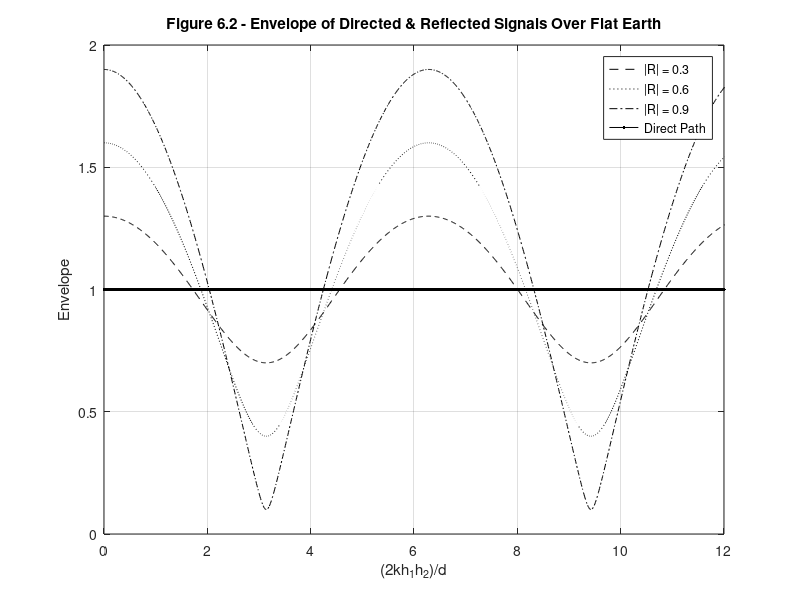

MATLAB code for this plot:
%%%%%%%%%%%%%%%%%%%%%%%%%%%%%%%%%%%%%%%%%%%%%%%%%%%%%%%%%%%%%
%%                                                         %%
%% ******************************************************  %%
%% * Smart Antennas for Wireless Applications w/ Matlab *  %%
%% ******************************************************  %%
%%                                                         %%
%% Chapter 6: Fig 6.2                                      %%
%%                                                         %%
%% Author: Frank Gross                                     %%
%% McGraw-Hill, 2005                                       %%
%% Date:  9/19/2004                                        %%
%%                                                         %%
%% This code creates Fig 6.2, a plot of envelope for       %%
%%     directed and reflected signals over flat earth.     %%
%%%%%%%%%%%%%%%%%%%%%%%%%%%%%%%%%%%%%%%%%%%%%%%%%%%%%%%%%%%%%      

%%------------------- Define Variables:--------------------%%
% x - 2*k*h1*h2/d                                           %
% R - Reflection Coefficient                                %
% X, Y - envelope rectangular components                    %
% env - envelope                                            %
%%---------------------------------------------------------%%

%%------------------ Given Values ------------------%%

x = 0:.01:4*pi;

R1 = 0.3;  R2 = 0.6;  R3 = 0.9;

%%-------- Determine Envelope Components & Envelope -------%

X1 = 1 + R1*cos(x);
Y1 = R1*sin(x);
env1 = sqrt(X1.^2 + Y1.^2);


X2 = 1 + R2*cos(x);
Y2 = R2*sin(x);
env2 = sqrt(X2.^2 + Y2.^2);


X3 = 1 + R3*cos(x);
Y3 = R3*sin(x);
env3 = sqrt(X3.^2 + Y3.^2);

%%------- For Iterative Solution use following code ------%%

% for j = 1:3
%    R = 0.3 + (j - 1)*0.3
%    X = 1 + R*cos(x);
%    Y = R*sin(x);
%    env = sqrt(X.^2 + Y.^2);
%    plot(x,env)
%    hold on
% end

%%------------------ Plot Results ------------------%%

plot(x,env1,'--k',x,env2,':k',x,env3,'-.k',x,1,'k')

title('\bfFigure 6.2 - Envelope of Directed & Reflected Signals Over Flat Earth')
xlabel('(2kh_1h_2)/d')
ylabel('Envelope')

legend('|R| = 0.3','|R| = 0.6','|R| = 0.9','Direct Path')
axis([0 12 0 2])
grid on